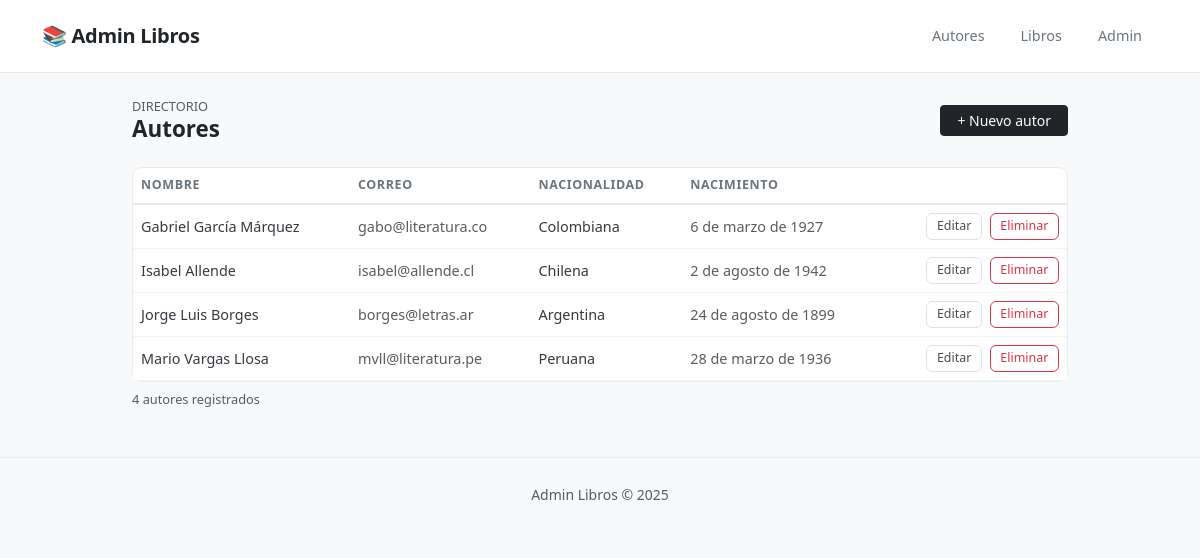
The page /autores/ on the database its author committed.
### gestion/models.py (models this page shows, shortened)
class Autor(models.Model):
    nombre = models.CharField(max_length=100)
    correo = models.EmailField(unique=True)
    nacionalidad = models.CharField(max_length=50)
    fecha_nacimiento = models.DateField()
    biografia = models.TextField(blank=True, null=True)
    class Meta:
        verbose_name = 'Autor'
        verbose_name_plural = 'Autores'
        ordering = ['nombre']

### gestion/views.py (the view)
# urls.py: path('autores/', views.lista_autores, name='lista_autores'),
def lista_autores(request):
    autores = Autor.objects.all()
    return render(request, 'gestion/lista_autores.html', {'autores': autores})

### gestion/templates/gestion/lista_autores.html (shortened to what this page needs)
{% extends 'gestion/base.html' %}
{% block content %}
<div class="d-flex justify-content-between align-items-center mb-4">
    <div>
        <p class="text-muted mb-0" style="font-size:0.8rem;">DIRECTORIO</p>
        <h1 class="page-title mb-0">Autores</h1>
    </div>
    <a href="{% url 'crear_autor' %}" class="btn btn-dark btn-sm px-3">+ Nuevo autor</a>
</div>
{% if autores %}
<div class="card">
    <div class="table-responsive">
        <table class="table mb-0">
            <thead>
                <tr>
                    <th>Nombre</th>
                    <th>Correo</th>
                    <th>Nacionalidad</th>
                    <th>Nacimiento</th>
                    <th></th>
                </tr>
            </thead>
            <tbody>
                {% for autor in autores %}
                <tr>
                    <td class="fw-500">{{ autor.nombre }}</td>
                    <td class="text-muted">{{ autor.correo }}</td>
                    <td>{{ autor.nacionalidad }}</td>
                    <td class="text-muted">{{ autor.fecha_nacimiento }}</td>
                    <td class="text-end">
                        <a href="{% url 'editar_autor' autor.pk %}" class="btn btn-xs btn-outline-primary me-1">Editar</a>
                        <a href="{% url 'eliminar_autor' autor.pk %}" class="btn btn-xs btn-outline-danger">Eliminar</a>
                    </td>
                </tr>
                {% endfor %}
            </tbody>
        </table>
    </div>
</div>
<p class="text-muted mt-2" style="font-size:0.8rem;">{{ autores|length }} autor{{ autores|length|pluralize:",es" }} registrado{{ autores|length|pluralize:",s" }}</p>
{% else %}
<div class="card p-5 text-center">
    <p class="text-muted mb-3">Aún no hay autores registrados.</p>
    <a href="{% url 'crear_autor' %}" class="btn btn-dark btn-sm mx-auto" style="width:fit-content;">Agregar el primero</a>
</div>
{% endif %}
{% endblock %}

### gestion/templates/gestion/base.html (style rules this page uses)
body { background-color: #f8f9fa; color: #212529; font-family: 'Segoe UI', system-ui, sans-serif; }
.page-title { font-size: 1.4rem; font-weight: 600; color: #212529; }
.card { border: 1px solid #e9ecef; border-radius: 10px; box-shadow: none; }
.table { font-size: 0.9rem; }
.table thead th { font-weight: 600; font-size: 0.78rem; text-transform: uppercase; letter-spacing: 0.05em; color: #6c757d; border-bottom: 2px solid #e9ecef; background: transparent; }
.table td { vertical-align: middle; border-color: #f1f3f4; color: #343a40; }
.btn-xs { padding: 0.2rem 0.6rem; font-size: 0.78rem; border-radius: 6px; }
.btn-outline-primary { border-color: #dee2e6; color: #495057; }

### rows shown on the page
Autor: nombre "Gabriel García Márquez", correo "gabo@literatura.co", nacionalidad "Colombiana", fecha_nacimiento "6 de marzo de 1927"
Autor: nombre "Isabel Allende", correo "isabel@allende.cl", nacionalidad "Chilena", fecha_nacimiento "2 de agosto de 1942"
Autor: nombre "Jorge Luis Borges", correo "borges@letras.ar", nacionalidad "Argentina", fecha_nacimiento "24 de agosto de 1899"
Autor: nombre "Mario Vargas Llosa", correo "mvll@literatura.pe", nacionalidad "Peruana", fecha_nacimiento "28 de marzo de 1936"

### other values the page prints
{{ autores|length }} "4"
